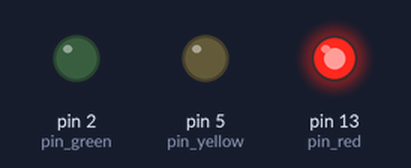
Bench run of a sketch on a simulated Arduino Uno, built with avr-gcc and run on an emulated ATmega328P. On the bench: output pins drawn as LEDs (lit = HIGH).

Above: at 0.5 s.
At 2.5 s:
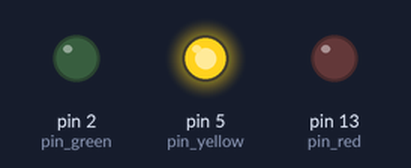
At 4.5 s:
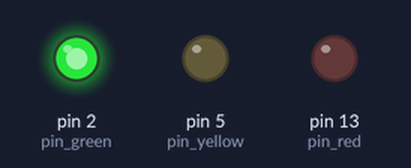
At 5.5 s:
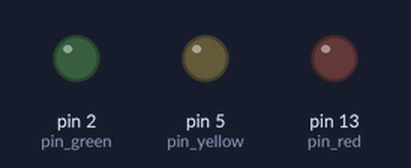
Timing chart, 0 to 7.8 s (numbered marks = the images above):
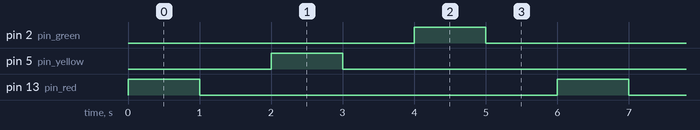

Measured:
- by itself, pin 2 (pin_green), pin 5 (pin_yellow), pin 13 (pin_red): alternates HIGH for 1.0 s and LOW for 5.0 s
- by itself, everything shown: repeats every 6.0 s, in 6 steps

The sketch:

sketch_oct08a.ino
```cpp
int pin_red=13;
int pin_green=2;
int pin_yellow=5;
void setup() {
  // put your setup code here, to run once:
 pinMode(pin_red,OUTPUT);
 pinMode(pin_green,OUTPUT);
 pinMode(pin_yellow,OUTPUT);
}

void loop() {
  // put your main code here, to run repeatedly:
digitalWrite(pin_red, HIGH);
delay(1000);
digitalWrite(pin_red, LOW);
delay(1000);
digitalWrite(pin_yellow, HIGH);
delay(1000);
digitalWrite(pin_yellow, LOW);
delay(1000);
digitalWrite(pin_green, HIGH);
delay(1000);
digitalWrite(pin_green, LOW);
delay(1000);
}
```
